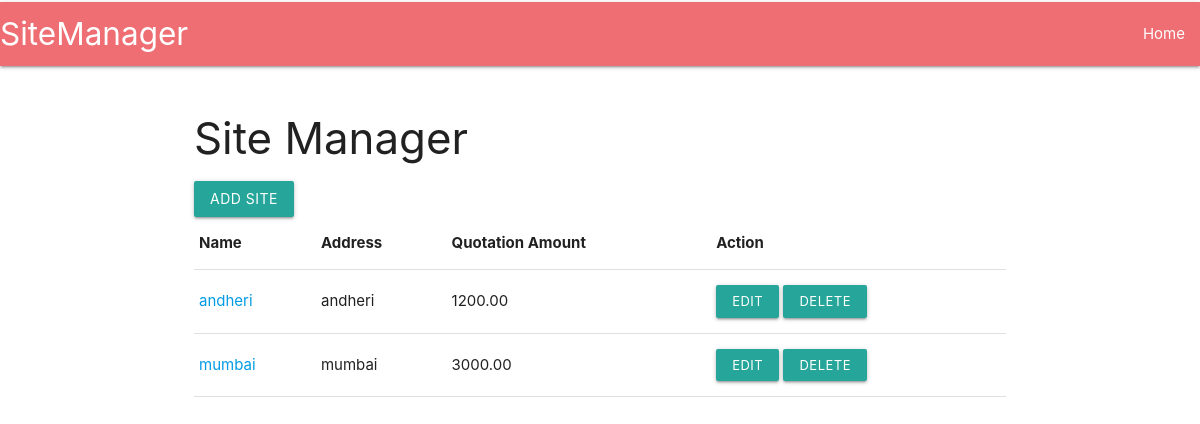
The page / on the database its author committed.
### sites/models.py (models this page shows)
class Site(models.Model):
    name = models.CharField(max_length=100)
    address = models.CharField(max_length=255)
    quotation_amount = models.DecimalField(max_digits=50, decimal_places=2)

### sites/views.py (the view)
# urls.py: path('', include("sites.urls")),
def sites(request):
    sites = Site.objects.all()
    return render(request, 'sites/sitepage.html', {'sites': sites})

### sites/templates/sites/sitepage.html (shortened to what this page needs)
{% extends 'Navbar.html' %}
{% block content %}
<body>
    <div class="container">
        <h3>Site Manager</h3>
        <a href="addSites/" class="btn waves-effect waves-light">Add Site</a>
        <table class="highlight">
            <thead>
                <tr>
                    <th>Name</th>
                    <th>Address</th>
                    <th>Quotation Amount</th>
                    <th>Action</th>
                </tr>
            </thead>
            <tbody>
                {% for site in sites %}
                <tr>
                    <td><a href="{% url 'ManageSites' site.id %}"> {{ site.name }} </a></td>
                    <td> {{ site.address }} </td>
                    <td> {{ site.quotation_amount }} </td>
                    <td>
                        <a href="#" class="btn-small waves-effect waves-light">Edit</a>
                        <a href="{% url 'delete_site' site.id %}" class="btn-small waves-effect waves-light">Delete</a>
                    </td>
                </tr>
                {% endfor %}
            </tbody>
        </table>
    </div>
</body>
{% endblock %}

### sites/templates/sites/Navbar.html (style rules this page uses)
body { padding-top: 2px; }

### rows shown on the page
Site: name "andheri", address "andheri", quotation_amount "1200.00"
Site: name "mumbai", address "mumbai", quotation_amount "3000.00"
